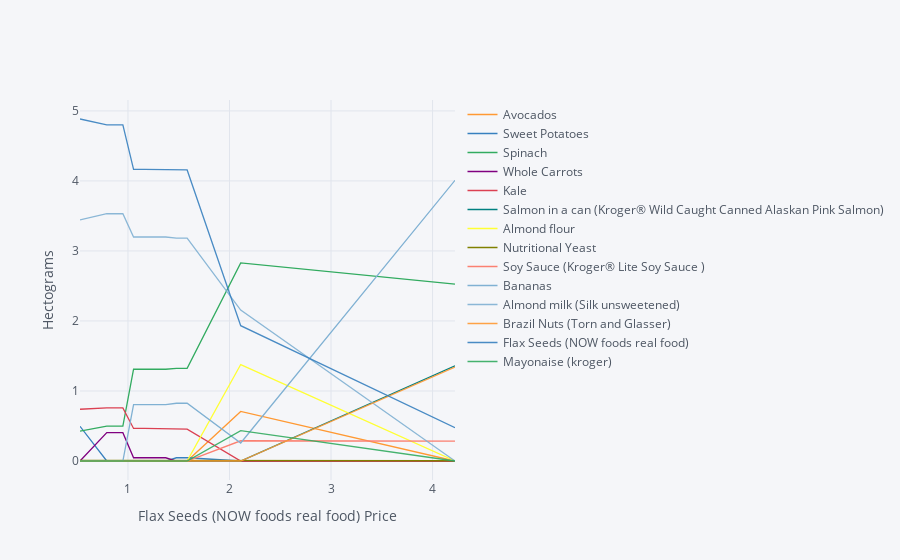

Source (notebook cell):
### Markdown cell above
This plot shows how the composition of the other food items changes with respect to the price of flax seeds. However, this plot includes the constraint that the total weight of the diet must be less that 12 hectograms (1.2 kg).

### Code cell
import cufflinks as cf
cf.go_offline()

ReferenceGood = 'Flax Seeds (NOW foods real food)'

scale = [0.5,0.75,0.9,1.,1.1,1.2,1.3,1.4,1.5,2,4]

cost0_AK = solve_subsistence_problem(D,Prices_AK,
                                  diet_min[group],diet_max[group],max_weight=10,tol=tol).fun

my_p_AK = Prices_AK.copy()

diet = {}
for s in scale:

    my_p_AK[ReferenceGood] = Prices_AK[ReferenceGood]*s
    result_AK = solve_subsistence_problem(D,my_p_AK,
                                       diet_min[group],diet_max[group],max_weight=10,tol=tol)
    diet[my_p_AK[ReferenceGood]] = result_AK.diet

Diet_response = pd.DataFrame(diet).T
Diet_response.index.name = '%s Price' % ReferenceGood

Diet_response.reset_index(inplace=True)

# Get rid of units for index (cufflinks chokes)
Diet_response['%s Price' % ReferenceGood] = Diet_response['%s Price' % ReferenceGood].apply(lambda x: x.magnitude)

Diet_response = Diet_response.set_index('%s Price' % ReferenceGood)

# Just look at goods consumed in quantities greater than error tolerance
Diet_response.loc[:,(Diet_response>tol).sum()>0].iplot(xTitle='%s Price' % ReferenceGood,yTitle='Hectograms')

### Figure 1 — Plotly figure (JSON) as saved in the notebook; plotly's stock layout.template omitted (floating-point values rounded to 4 significant figures)
{"data": [{"line": {"color": "rgba(255, 153, 51, 1.0)", "dash": "solid", "shape": "linear", "width": 1.3}, "mode": "lines", "name": "Avocados", "text": "", "type": "scatter", "x": [0.5276, 0.7915, 0.9498, 1.055, 1.161, 1.266, 1.372, 1.477, 1.583, 2.111, 4.221], "y": [2.555e-09, 2.887e-10, 2.023e-07, 2.206e-10, 2.865e-09, 1.394e-09, 3.308e-09, 4.029e-09, 7.093e-11, 0.7079, 1.12e-08]}, {"line": {"color": "rgba(55, 128, 191, 1.0)", "dash": "solid", "shape": "linear", "width": 1.3}, "mode": "lines", "name": "Sweet Potatoes ", "text": "", "type": "scatter", "x": [0.5276, 0.7915, 0.9498, 1.055, 1.161, 1.266, 1.372, 1.477, 1.583, 2.111, 4.221], "y": [0.4956, 3.768e-09, 2.094e-06, 7.51e-10, 1.665e-08, 6.26e-11, 6.776e-10, 0.04616, 0.04616, 2.126e-10, 1.953e-09]}, {"line": {"color": "rgba(50, 171, 96, 1.0)", "dash": "solid", "shape": "linear", "width": 1.3}, "mode": "lines", "name": "Spinach ", "text": "", "type": "scatter", "x": [0.5276, 0.7915, 0.9498, 1.055, 1.161, 1.266, 1.372, 1.477, 1.583, 2.111, 4.221], "y": [0.4277, 0.4969, 0.4969, 1.31, 1.31, 1.31, 1.31, 1.323, 1.323, 2.83, 2.528]}, {"line": {"color": "rgba(128, 0, 128, 1.0)", "dash": "solid", "shape": "linear", "width": 1.3}, "mode": "lines", "name": "Whole Carrots ", "text": "", "type": "scatter", "x": [0.5276, 0.7915, 0.9498, 1.055, 1.161, 1.266, 1.372, 1.477, 1.583, 2.111, 4.221], "y": [5.837e-08, 0.405, 0.4049, 0.04621, 0.04621, 0.04621, 0.04621, 2.552e-07, 4.325e-09, 2.171e-10, 8.661e-09]}, {"line": {"color": "rgba(219, 64, 82, 1.0)", "dash": "solid", "shape": "linear", "width": 1.3}, "mode": "lines", "name": "Kale", "text": "", "type": "scatter", "x": [0.5276, 0.7915, 0.9498, 1.055, 1.161, 1.266, 1.372, 1.477, 1.583, 2.111, 4.221], "y": [0.7393, 0.7577, 0.7577, 0.4646, 0.4646, 0.4646, 0.4646, 0.456, 0.456, 1.348e-08, 1.299e-08]}, {"line": {"color": "rgba(0, 128, 128, 1.0)", "dash": "solid", "shape": "linear", "width": 1.3}, "mode": "lines", "name": "Salmon in a can (Kroger® Wild Caught Canned Alaskan Pink Salmon)", "text": "", "type": "scatter", "x": [0.5276, 0.7915, 0.9498, 1.055, 1.161, 1.266, 1.372, 1.477, 1.583, 2.111, 4.221], "y": [1.117e-09, 1.179e-10, 4.077e-08, 1.766e-11, 2.203e-10, 2.996e-10, 4.596e-10, 7.441e-10, 1.954e-11, 3.924e-10, 1.359]}, {"line": {"color": "rgba(255, 255, 51, 1.0)", "dash": "solid", "shape": "linear", "width": 1.3}, "mode": "lines", "name": "Almond flour ", "text": "", "type": "scatter", "x": [0.5276, 0.7915, 0.9498, 1.055, 1.161, 1.266, 1.372, 1.477, 1.583, 2.111, 4.221], "y": [9.499e-10, 9.69e-11, 5.341e-08, 1.012e-10, 4.812e-10, 7.093e-10, 7.35e-10, 8.018e-10, 1.991e-11, 1.378, 1.49e-08]}, {"line": {"color": "rgba(128, 128, 0, 1.0)", "dash": "solid", "shape": "linear", "width": 1.3}, "mode": "lines", "name": "Nutritional Yeast ", "text": "", "type": "scatter", "x": [0.5276, 0.7915, 0.9498, 1.055, 1.161, 1.266, 1.372, 1.477, 1.583, 2.111, 4.221], "y": [0.00825, 0.008054, 0.008054, 0.008802, 0.008802, 0.008802, 0.008802, 0.008838, 0.008838, 0.01658, 0.003691]}, {"line": {"color": "rgba(251, 128, 114, 1.0)", "dash": "solid", "shape": "linear", "width": 1.3}, "mode": "lines", "name": "Soy Sauce (Kroger® Lite Soy Sauce )", "text": "", "type": "scatter", "x": [0.5276, 0.7915, 0.9498, 1.055, 1.161, 1.266, 1.372, 1.477, 1.583, 2.111, 4.221], "y": [2.979e-09, 3.813e-10, 3.213e-07, 3.217e-11, 3.928e-09, 7.292e-09, 3.158e-09, 3.054e-09, 4.583e-10, 0.289, 0.2839]}, {"line": {"color": "rgba(128, 177, 211, 1.0)", "dash": "solid", "shape": "linear", "width": 1.3}, "mode": "lines", "name": "Bananas", "text": "", "type": "scatter", "x": [0.5276, 0.7915, 0.9498, 1.055, 1.161, 1.266, 1.372, 1.477, 1.583, 2.111, 4.221], "y": [3.145e-09, 6.193e-10, 6.018e-07, 0.806, 0.806, 0.806, 0.806, 0.8251, 0.8251, 0.2568, 4.009]}, {"line": {"color": "rgba(128, 177, 211, 0.8999999999999999)", "dash": "solid", "shape": "linear", "width": 1.3}, "mode": "lines", "name": "Almond milk (Silk unsweetened)", "text": "", "type": "scatter", "x": [0.5276, 0.7915, 0.9498, 1.055, 1.161, 1.266, 1.372, 1.477, 1.583, 2.111, 4.221], "y": [3.444, 3.532, 3.532, 3.199, 3.199, 3.199, 3.199, 3.183, 3.183, 2.156, 3.325e-09]}, {"line": {"color": "rgba(255, 153, 51, 0.8999999999999999)", "dash": "solid", "shape": "linear", "width": 1.3}, "mode": "lines", "name": "Brazil Nuts (Torn and Glasser)", "text": "", "type": "scatter", "x": [0.5276, 0.7915, 0.9498, 1.055, 1.161, 1.266, 1.372, 1.477, 1.583, 2.111, 4.221], "y": [6.082e-10, 5.172e-11, 1.927e-08, 1.235e-11, 1.174e-10, 1.46e-10, 1.92e-10, 2.201e-10, 5.82e-12, 2.832e-11, 1.342]}, {"line": {"color": "rgba(55, 128, 191, 0.8999999999999999)", "dash": "solid", "shape": "linear", "width": 1.3}, "mode": "lines", "name": "Flax Seeds (NOW foods real food)", "text": "", "type": "scatter", "x": [0.5276, 0.7915, 0.9498, 1.055, 1.161, 1.266, 1.372, 1.477, 1.583, 2.111, 4.221], "y": [4.885, 4.801, 4.801, 4.165, 4.165, 4.165, 4.165, 4.157, 4.157, 1.932, 0.4745]}, {"line": {"color": "rgba(50, 171, 96, 0.8999999999999999)", "dash": "solid", "shape": "linear", "width": 1.3}, "mode": "lines", "name": "Mayonaise (kroger)", "text": "", "type": "scatter", "x": [0.5276, 0.7915, 0.9498, 1.055, 1.161, 1.266, 1.372, 1.477, 1.583, 2.111, 4.221], "y": [9.713e-10, 1.141e-10, 3.87e-08, 3.351e-11, 2.584e-10, 4.039e-10, 5.552e-10, 1.065e-09, 1.384e-12, 0.4333, 1.49e-09]}], "layout": {"legend": {"bgcolor": "#F5F6F9", "font": {"color": "#4D5663"}}, "paper_bgcolor": "#F5F6F9", "plot_bgcolor": "#F5F6F9", "title": {"font": {"color": "#4D5663"}}, "xaxis": {"gridcolor": "#E1E5ED", "showgrid": true, "tickfont": {"color": "#4D5663"}, "title": {"font": {"color": "#4D5663"}, "text": "Flax Seeds (NOW foods real food) Price"}, "zerolinecolor": "#E1E5ED"}, "yaxis": {"gridcolor": "#E1E5ED", "showgrid": true, "tickfont": {"color": "#4D5663"}, "title": {"font": {"color": "#4D5663"}, "text": "Hectograms"}, "zerolinecolor": "#E1E5ED"}}}
